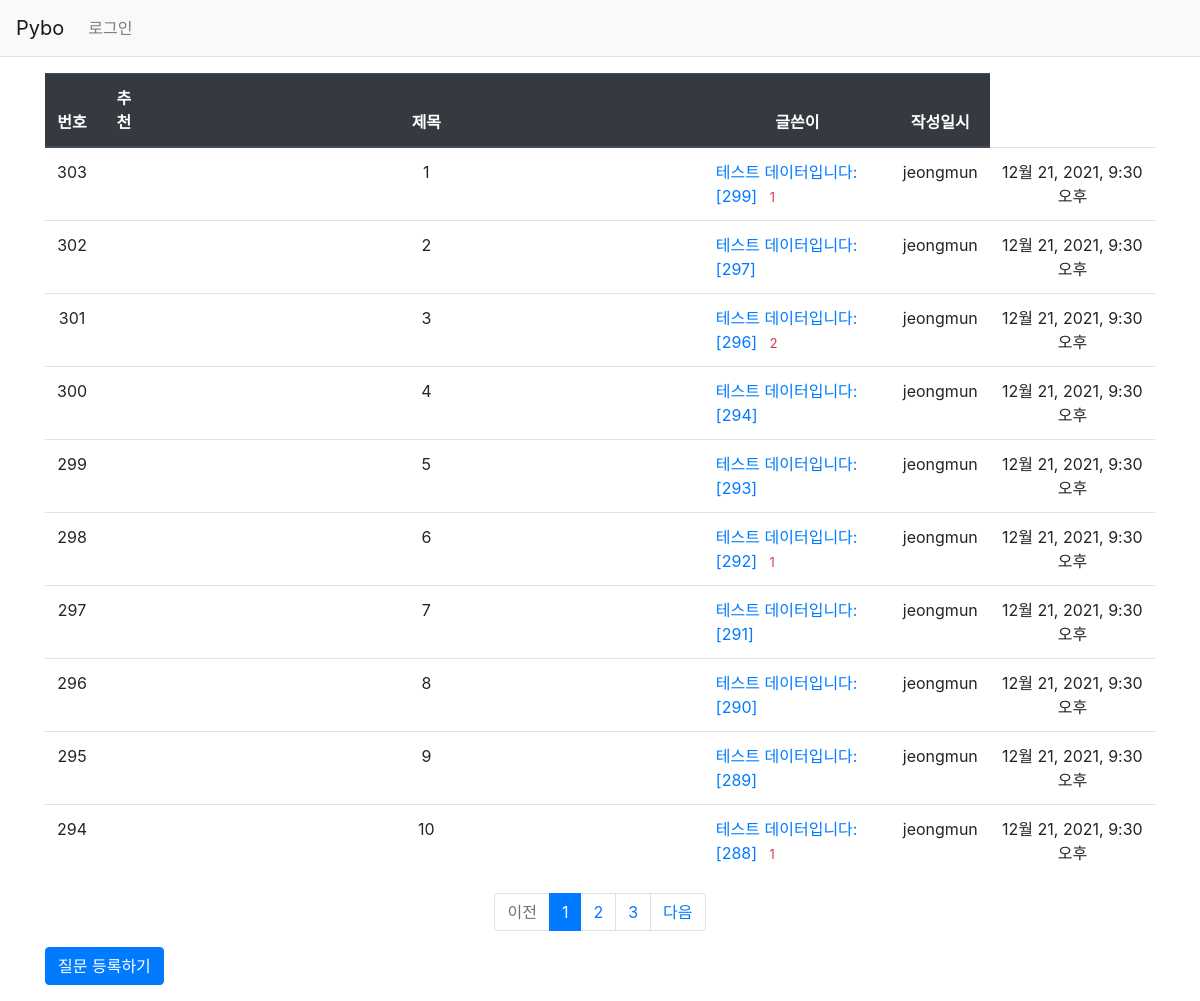
Screenshot of /pybo/ with the database file from the repository.
### pybo/models.py (models this page shows, shortened)
class Question(models.Model):
	author = models.ForeignKey(User, on_delete=models.CASCADE, related_name='author_question')  # on-delete 옵션 :계정이 삭제되면 이 계정이 작성한 질문을 모두 삭제
	subject = models.CharField(max_length=200)  # 글자 수가 제한된 필드의 경우 CharField 사용
	content = models.TextField()                # 글자 수를 제한할 수 없을 땐 TextField 사용
	create_date = models.DateTimeField()
	modify_date = models.DateTimeField(null=True, blank=True)
	voter = models.ManyToManyField(User, related_name='voter_question') # 추천인 추가

### pybo/views/base_views.py (the view)
# urls.py: path('', base_views.index, name='index'),        # '/'에 해당되는 path
def index(request):
	page = request.GET.get('page', '1') # page
	question_list = Question.objects.order_by('-create_date')
	paginator = Paginator(question_list, 10) # 페이지 당 10개씩 보여주기
	page_obj = paginator.get_page(page)
	context = {'question_list':page_obj}
	return render(request, './templates/pybo/question_list.html', context)

### pybo/templatetags/pybo_filter.py (called while the page is built)
@register.filter
def sub(value, arg):
	return value - arg

### templates/pybo/question_list.html (shortened to what this page needs)
{% extends '../base.html' %}
{% load pybo_filter%}
{% block content %}
<div class="container my-3">
    <table class="table">
        <thead>
        <tr class="text-center thead-dark">
            <th>번호</th>
            <th>추천</th>
            <th style="width:50%">제목</th>
            <th>글쓴이</th>
            <th>작성일시</th>
        </tr>
        </thead>
        <tbody>
        {% if question_list %}
        {% for question in question_list %}
        <tr class="text-center">
            <td>
                {{ question_list.paginator.count|sub:question_list.start_index|sub:forloop.counter0|add:1 }}
            </td>
            <td>
            </td>
            <td>{{ forloop.counter }}</td>
            <td class="text-left">
                <a href="{% url 'pybo:detail' question.id %}">{{ question.subject }}</a>
                {% if question.answer_set.count > 0 %}
                <span class="text-danger small ml-2">{{ question.answer_set.count }}</span>
                {% endif %}
            </td>
            <td>{{ question.author.username }}</td>
            <td>{{ question.create_date }}</td>
        </tr>
        {% endfor %}
        {% else %}
        <tr>
            <td colspan="3">질문이 없습니다.</td>
        </tr>
        {% endif %}
        </tbody>
    </table>
    <ul class="pagination justify-content-center">
        {% if question_list.has_previous %}
        <li class="page-item">
            <a class="page-link" href="?page={{ question_list.previous_page_number }}">이전</a>
        </li>
        {% else %}
        <li class="page-item disabled">
            <a class="page-link" tabindex="-1" aria-disabled="true" href="#">이전</a>
        </li>
        {% endif %}
        {% for page_number in question_list.paginator.page_range %}
        {% if page_number >= question_list.number|add:-2 and page_number <= question_list.number|add:2 %}
            {% if page_number == question_list.number %}
            <li class="page-item active" aria-current="page">
                <a class="page-link" href="?page={{ page_number }}">{{ page_number }}</a>
            </li>
            {% else %}
            <li class="page-item">
                <a class="page-link" href="?page={{ page_number }}">{{ page_number }}</a>
            </li>
            {% endif %}
        {% endif %}
        {% endfor %}
        {% if question_list.has_next %}
        <li class="page-item">
            <a class="page-link" href="?page={{ question_list.next_page_number }}">다음</a>
        </li>
        {% else %}
        <li class="page-item disabled">
            <a class="page-link" tabindex="-1" aria-disabled="true" href="#">다음</a>
        </li>
        {% endif %}
    </ul>
    <a href="{% url 'pybo:question_create' %}" class="btn btn-primary"> 질문 등록하기 </a>
</div>
{% endblock %}

### rows the page displays
Question: paginator.count|sub "303", subject "테스트 데이터입니다:[299]", answer_set.count "1", author.username "jeongmun", create_date "12월 21, 2021, 9:30 오후"
Question: paginator.count|sub "302", subject "테스트 데이터입니다:[297]", author.username "jeongmun", create_date "12월 21, 2021, 9:30 오후"
Question: paginator.count|sub "301", subject "테스트 데이터입니다:[296]", answer_set.count "2", author.username "jeongmun", create_date "12월 21, 2021, 9:30 오후"
Question: paginator.count|sub "300", subject "테스트 데이터입니다:[294]", author.username "jeongmun", create_date "12월 21, 2021, 9:30 오후"
Question: paginator.count|sub "299", subject "테스트 데이터입니다:[293]", author.username "jeongmun", create_date "12월 21, 2021, 9:30 오후"
Question: paginator.count|sub "298", subject "테스트 데이터입니다:[292]", answer_set.count "1", author.username "jeongmun", create_date "12월 21, 2021, 9:30 오후"
Question: paginator.count|sub "297", subject "테스트 데이터입니다:[291]", author.username "jeongmun", create_date "12월 21, 2021, 9:30 오후"
Question: paginator.count|sub "296", subject "테스트 데이터입니다:[290]", author.username "jeongmun", create_date "12월 21, 2021, 9:30 오후"
Question: paginator.count|sub "295", subject "테스트 데이터입니다:[289]", author.username "jeongmun", create_date "12월 21, 2021, 9:30 오후"
Question: paginator.count|sub "294", subject "테스트 데이터입니다:[288]", answer_set.count "1", author.username "jeongmun", create_date "12월 21, 2021, 9:30 오후"

### other values shown
{{ page_number }} "1"
{{ page_number }} "2" "3"
